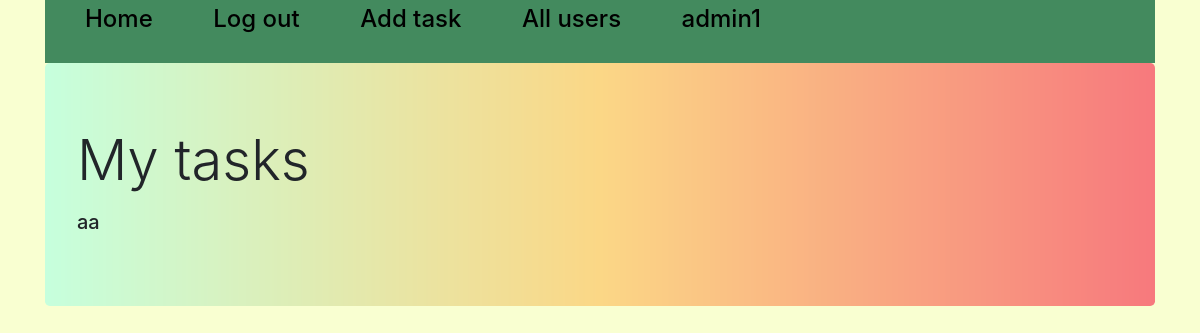
Before: /all_tasks/5 (signed in) with the older database file.
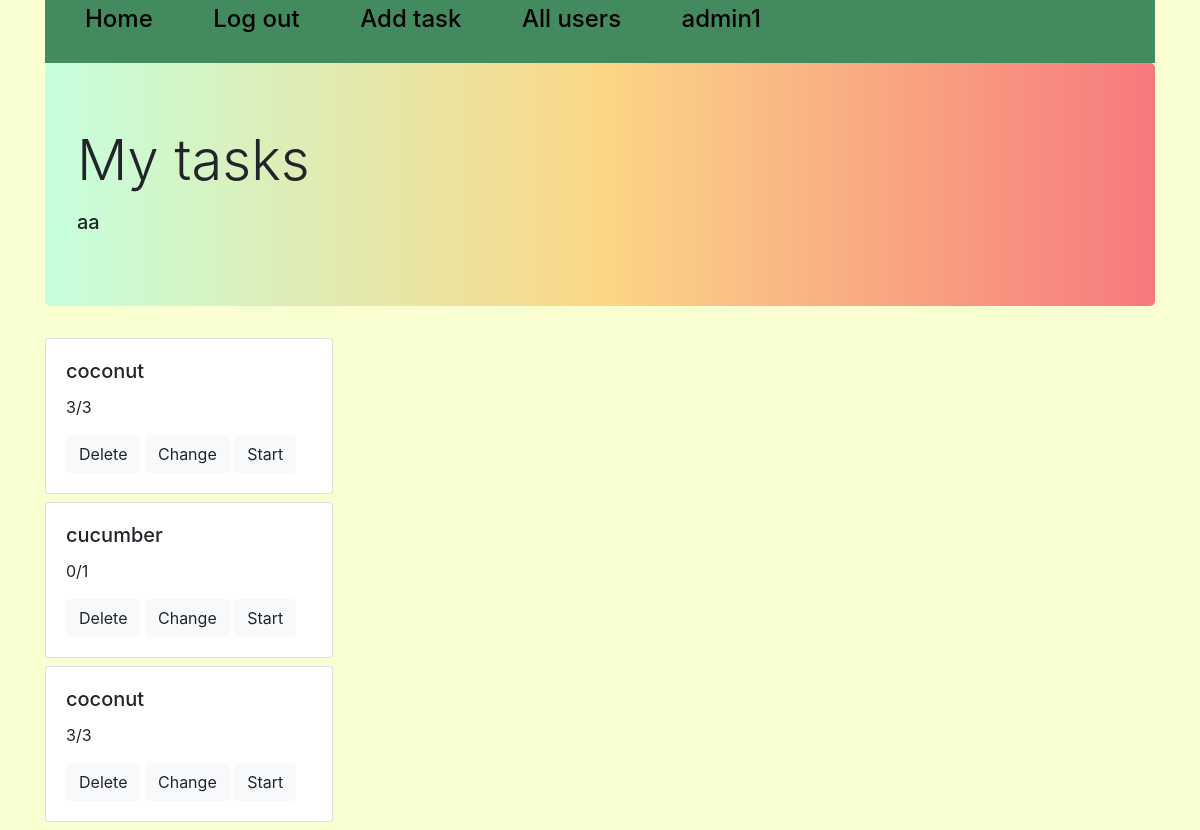
After: the same page with the newer database file.
### tables this page shows
CREATE TABLE users 
                            (id INTEGER PRIMARY KEY AUTOINCREMENT, 
                             user_name VARCHAR(50),
                             password_hash VARCHAR(128)
                             );

CREATE TABLE task
                                    (id INTEGER PRIMARY KEY AUTOINCREMENT,
                                     hints VARCHAR(10000) DEFAULT NULL,
                                     title VARCHAR(100),
                                     content VARCHAR(10000),
                                     choices VARCHAR(1000),
                                     correct_choice VARCHAR(100)
                             );

### mainpage.py (the view)
@app.route('/all_tasks/<int:id>', methods=['GET', 'POST'])
def all_tasks(id):
    all, username = '', ''
    if 'username' not in session:
        return redirect('/login')
    if id != 0 and session['user_id'] in [1, 2]:
        all = [i[1] for i in task_user.get_all(id)]
        username = users_base.get(id)[1]
        session['list_id'] = id
    else:
        id = 0
    if id == 0:
        session['list_id'] = session['user_id']
        all = [i[1] for i in task_user.get_all(session['list_id'])]
        username = ''
    session['titles'] = []
    session['contents'] = []
    session['choices'] = []
    session['correct'] = []
    session['task_id'] = all
    session['hints'] = []
    for i in all:
        try:
            hints, title, content, choices, correct_choices = tasks_model.get(i)[1:]
            session['titles'].append(title)
            session['contents'].append(content.split('\n'))
            session['correct'].append(correct_choices.split('\n'))
            if choices:
                choices = [i.split() for i in choices.split('\n')]
                session['choices'].append(choices)
            else:
                session['choices'].append([])
            if hints:
                session['hints'].append(hints.split('\n'))
            else:
                session['hints'].append([])
        except Exception as e:
            all.pop(all.index(i))
    sc = progress.get_all(session['list_id'])
    scores_id = [i[-2] for i in sc]
    scores1 = []
    n_all = 0
    for i in all:
        if i in scores_id:
            n_correct = sc[scores_id.index(i)][3]
            n_all = sc[scores_id.index(i)][2]
        else:
            n_correct = 0
            try:
                n_all = len(session['contents'][all.index(i)])
            except IndexError:
                all.pop(all.index(i))
        scores1.append(str(n_correct) + '/' + str(n_all))
    session['scores'] = scores1
    print(session['contents'])
    return render_template('tasks.html', flag=True, n=range(len(all)), name=username)

### DB.py (called while the page is built)
    def get(self, user_id):
        cursor = self.connection.cursor()
        cursor.execute("SELECT * FROM users WHERE id = ?", (str(user_id),))
        row = cursor.fetchone()
        return row

    def get(self, id):
        cursor = self.connection.cursor()
        cursor.execute("SELECT * FROM task WHERE id = ?", (id,))
        row = cursor.fetchone()
        return row

    def get_all(self, user_id=None, task_id=None):
        cursor = self.connection.cursor()
        if user_id and not task_id:
            cursor.execute("SELECT * FROM prog WHERE user_id=?", (str(user_id),))
        elif user_id and task_id:
            cursor.execute("SELECT * FROM prog WHERE task_id=? AND user_id=?", (str(task_id), str(user_id)))
        else:
            cursor.execute("SELECT * FROM prog")
        rows = cursor.fetchall()
        return rows

    def get_all(self, id=None):
        cursor = self.connection.cursor()
        if id:
            cursor.execute("SELECT * FROM taskuser WHERE user_id = ?", (str(id),))
        else:
            cursor.execute("SELECT * FROM taskuser")
        rows = cursor.fetchall()
        return rows

### templates/tasks.html (shortened to what this page needs)
{% extends "base.html" %}
{% block content %}
<div class="container">
    <div class="jumbotron" style="background-image: url(/static/gradientyellow.jpg); background-size: 100%;">
        <h1 class="display-4">My tasks</h1>
        <p class="lead">
        <h5>{{name}}</h5>
    </div>
    {% if flag %}
    {% for i in n%}
    <div class="card" name={{i}} value={{i}} style="width: 18rem;">
        <div class="card-body">
            <h5 class="card-title">{{session['titles'][i]}}</h5>
            <p class="card-text">{{session['scores'][i]}}</p>
            {% if session['user_id'] == 1 or session['user_id'] == 2 %}
            <a href="/delete/{{session['task_id'][i]}}" class="btn btn-light">Delete</a>
            <a href="/add_task/{{session['task_id'][i]}}" class="btn btn-light">Change</a>
            {% endif %}
            <a href="/task/{{i}}" class="btn btn-light">Start</a>
        </div>
    </div>
    {% endfor %}
    {% endif %}
</div>
{% endblock %}

### templates/base.html (shortened to what this page needs)
<!DOCTYPE html>
<html lang="en">
<head>
    <link rel="stylesheet" href="https://stackpath.bootstrapcdn.com/bootstrap/4.3.1/css/bootstrap.min.css"
>
</head>
<body>
<div class="top_line">
    <div class="container">
        <div class="col-md-12">
            <div class="row">
                <div class="top_nav" style="background-color: #438a5e;">
                    <ul>
                        {% if "username" in session %}
                        <li><a class="navbar-brand" href="/homepage1"><h4>Home</h4></a></li>
                        <li><a class="navbar-brand" href="/login"><h4>Log out</h4></a></li>
                        {% if session['user_id'] == 1 or session['user_id'] == 2 %}
                        <li><a class="navbar-brand" href="/add_task/0"><h4>Add task</h4></a></li>
                        <li><a class="navbar-brand" href="/all_users"><h4>All users</h4></a></li>
                        {% endif %}
                        <li><a class="navbar-brand" href="/logout"><h4>{{session['username']}}</h4></a></li>
                        {% endif %}
                    </ul>
                </div>
            </div>
        </div>
    </div>
</div>
{% block content %}{% endblock %}
</body>
</html>

### templates/base.html (style rules this page uses)
body { background-color: #f9ffd1; }
.top_nav { width: 100%; }
.top_nav ul li { list-style-type: none; display: inline-block; vertical-align: center; padding-right: 40px; }
.top_nav a { color: black; }

Changed rows visible on the page:
added task: title "coconut"
added task: title "cucumber"
added task: title "coconut"
Other visible differences:
new list line: "3/3 Delete Change Start"
new list line: "0/1 Delete Change Start"
